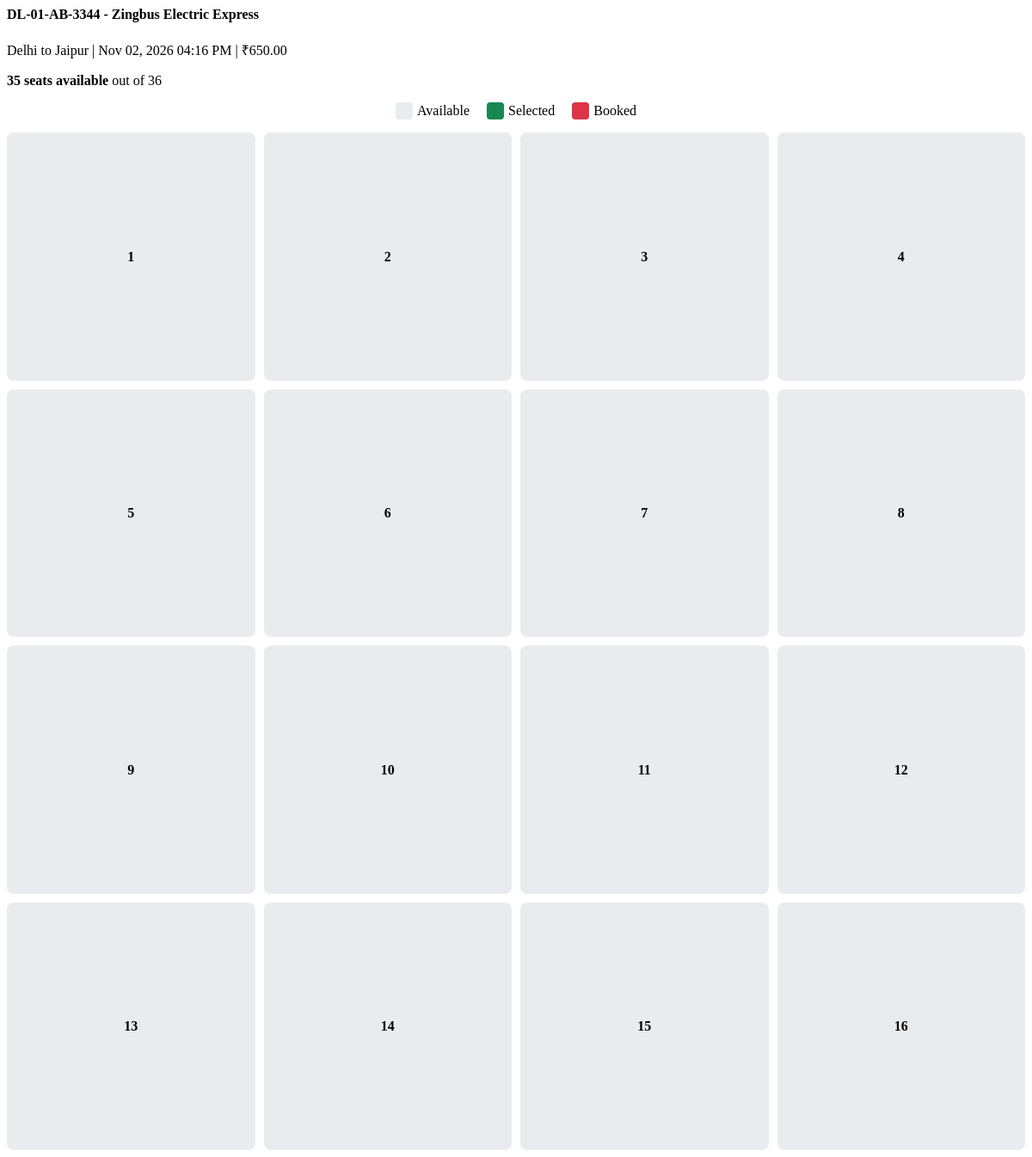
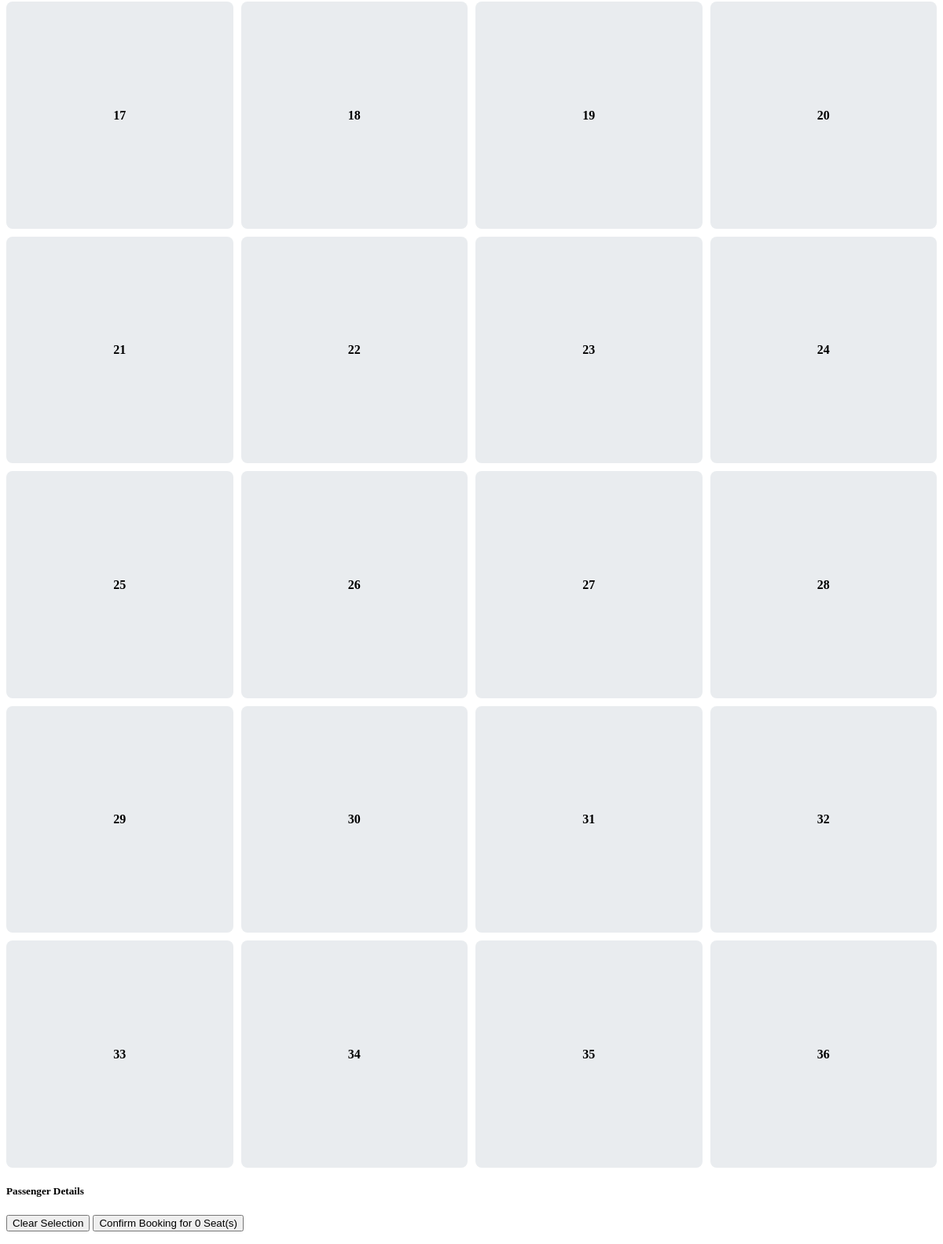
Page /load_seats.php?schedule_id=3 on the earlier database version (2 pictures, top to bottom).
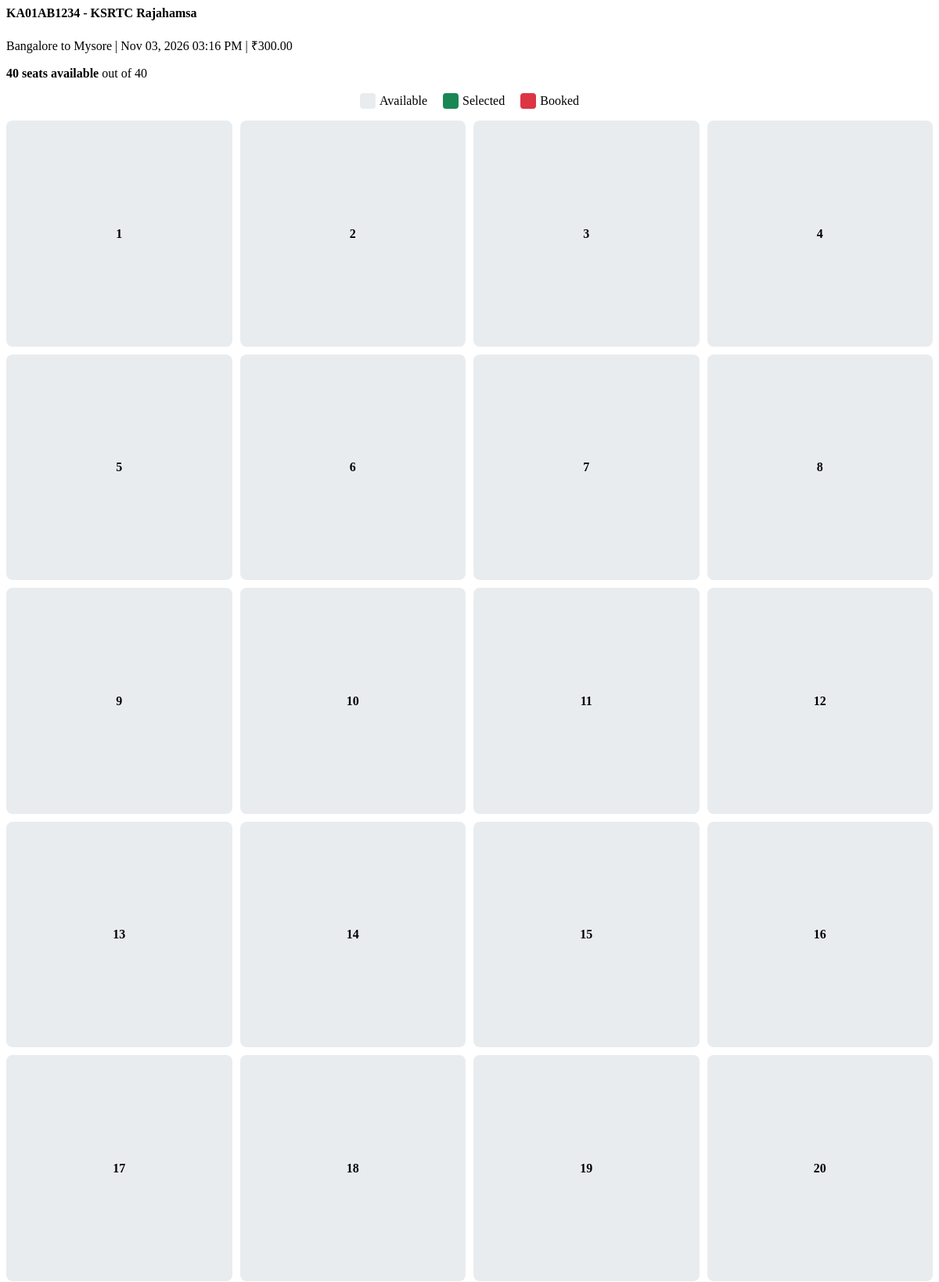
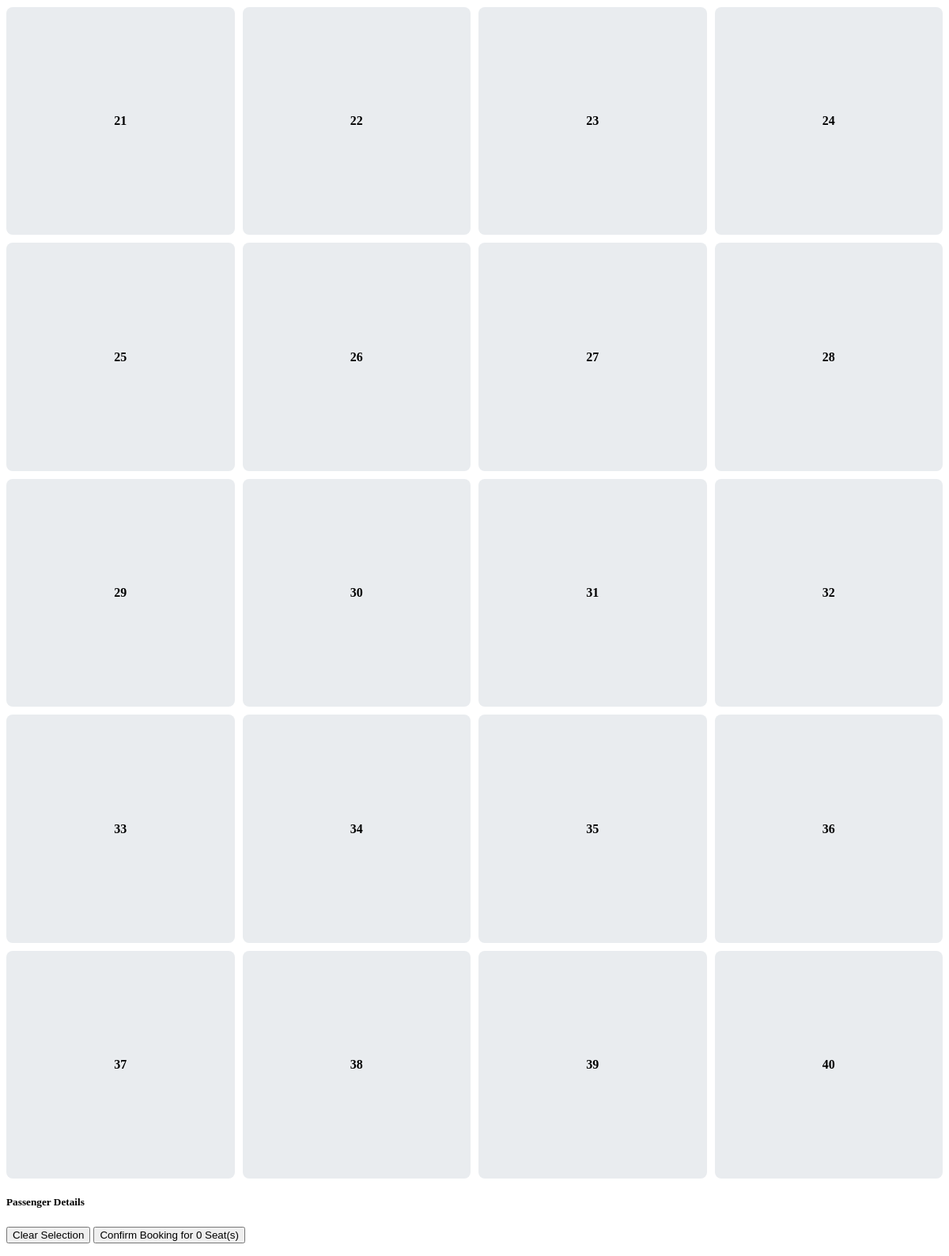
Same page on the later database version (2 pictures, top to bottom).
### tables this page shows
CREATE TABLE IF NOT EXISTS `schedules` (
  `id` INT AUTO_INCREMENT PRIMARY KEY,
  `bus_id` INT NOT NULL,
  `route_id` INT NOT NULL,
  `departure_time` DATETIME NOT NULL,
  `arrival_time` DATETIME NOT NULL,
  `price` DECIMAL(10,2) NOT NULL,
  `created_at` TIMESTAMP DEFAULT CURRENT_TIMESTAMP,
  FOREIGN KEY (`bus_id`) REFERENCES `buses`(`id`) ON DELETE CASCADE,
  FOREIGN KEY (`route_id`) REFERENCES `routes`(`id`) ON DELETE CASCADE
);

CREATE TABLE IF NOT EXISTS `buses` (
  `id` INT AUTO_INCREMENT PRIMARY KEY,
  `bus_number` VARCHAR(50) NOT NULL,
  `name` VARCHAR(100) NOT NULL,
  `type` VARCHAR(50) NOT NULL,
  `seats` INT NOT NULL DEFAULT 40,
  `created_at` TIMESTAMP DEFAULT CURRENT_TIMESTAMP
);

CREATE TABLE IF NOT EXISTS `routes` (
  `id` INT AUTO_INCREMENT PRIMARY KEY,
  `source` VARCHAR(100) NOT NULL,
  `destination` VARCHAR(100) NOT NULL,
  `distance_km` INT NOT NULL,
  `duration_minutes` INT NOT NULL DEFAULT 0,
  `created_at` TIMESTAMP DEFAULT CURRENT_TIMESTAMP
);

### load_seats.php (the view, shortened to what this page needs)
<?php
include 'includes/db.php';
$schedule_id = $_GET['schedule_id'] ?? 0;
$bus_query = $conn->prepare("
    SELECT b.id AS bus_id, b.seats, b.bus_number, b.name AS bus_name,
           r.source, r.destination, s.departure_time, s.price
    FROM schedules s
    JOIN buses b ON s.bus_id = b.id
    JOIN routes r ON s.route_id = r.id
    WHERE s.id = ?
");
$bus_query->bind_param("i", $schedule_id);
$bus_query->execute();
$bus_data = $bus_query->get_result()->fetch_assoc();
$total_seats = $bus_data['seats'];
$booked = [];
$booked_query = $conn->prepare("SELECT seat_no FROM bookings WHERE schedule_id = ? AND status = 'booked'");
$booked_query->bind_param("i", $schedule_id);
$booked_query->execute();
$booked_result = $booked_query->get_result();
while ($row = $booked_result->fetch_assoc()) {
    $booked[] = $row['seat_no'];
}
$available_seats = $total_seats - count($booked);
?>
<div class="alert alert-info">
    <h4><?= htmlspecialchars($bus_data['bus_number']) ?> - <?= htmlspecialchars($bus_data['bus_name']) ?></h4>
    <p><?= htmlspecialchars($bus_data['source']) ?> to <?= htmlspecialchars($bus_data['destination']) ?> |
       <?= date('M d, Y h:i A', strtotime($bus_data['departure_time'])) ?> |
       ₹<?= number_format($bus_data['price'], 2) ?></p>
    <p class="mb-0"><strong><?= $available_seats ?> seats available</strong> out of <?= $total_seats ?></p>
</div>
<div class="seat-legend">
    <div class="legend-item"><div style="width:20px;height:20px;background:#e9ecef;border-radius:4px"></div> Available</div>
    <div class="legend-item"><div style="width:20px;height:20px;background:#198754;border-radius:4px"></div> Selected</div>
    <div class="legend-item"><div style="width:20px;height:20px;background:#dc3545;border-radius:4px"></div> Booked</div>
</div>
<div class="seat-grid" id="seatsContainer">
<?php for ($i = 1; $i <= $total_seats; $i++): ?>
    <div class="seat <?= in_array($i, $booked) ? 'booked' : '' ?>"
         data-seat="<?= $i ?>">
        <?= $i ?>
    </div>
<?php endfor; ?>
</div>
<form method="POST" action="book_seats.php" id="bookingForm">
    <div id="passengerSection" class="mt-4 d-none">
        <h5>Passenger Details</h5>
        <div class="mt-3 d-flex justify-content-between">
            <button type="button" class="btn btn-outline-secondary" onclick="clearSelection()">
                Clear Selection
            </button>
            <button type="submit" class="btn btn-primary">
                Confirm Booking for <span id="seatCount">0</span> Seat(s)
            </button>
        </div>
    </div>
</form>

Differences in the rows shown:
changed schedules: bus.bus_number "DL-01-AB-3344" → "KA01AB1234"; bus.name "Zingbus Electric Express" → "KSRTC Rajahamsa"; route.source "Delhi" → "Bangalore"; route.destination "Jaipur" → "Mysore"; departure_time "Nov 02, 2026 04:16 PM" → "Nov 03, 2026 03:16 PM"; price "650.00" → "300.00"; bus.seats "35" → "40"; bus.seats "36" → "40"
Other differences:
new list line: "37"
new list line: "38"
new list line: "39"
new list line: "40"
